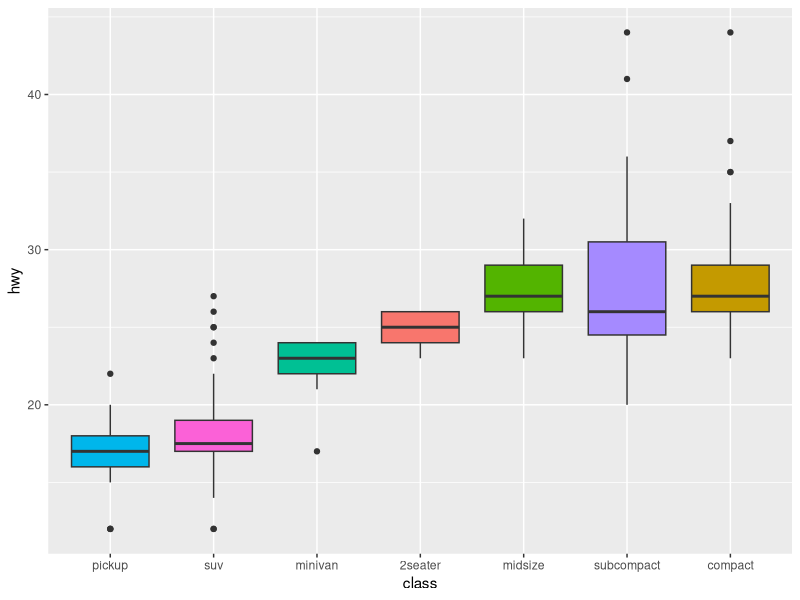
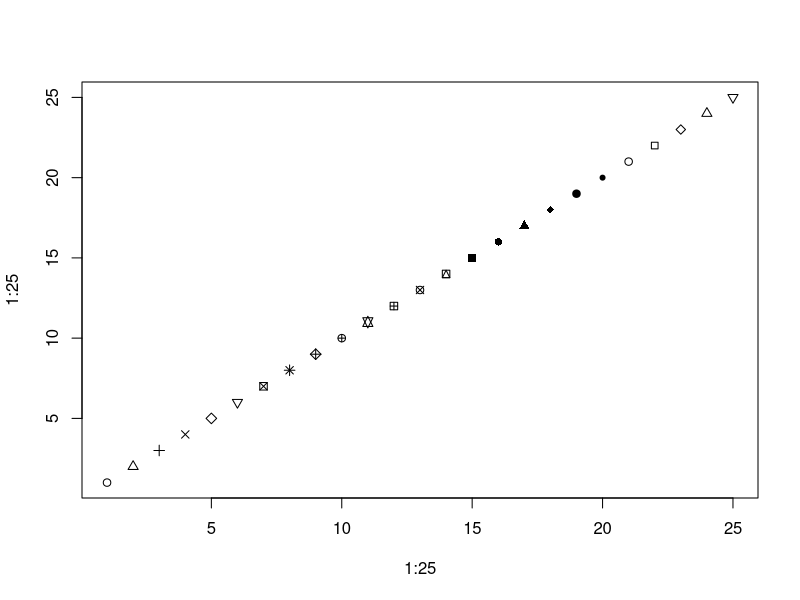
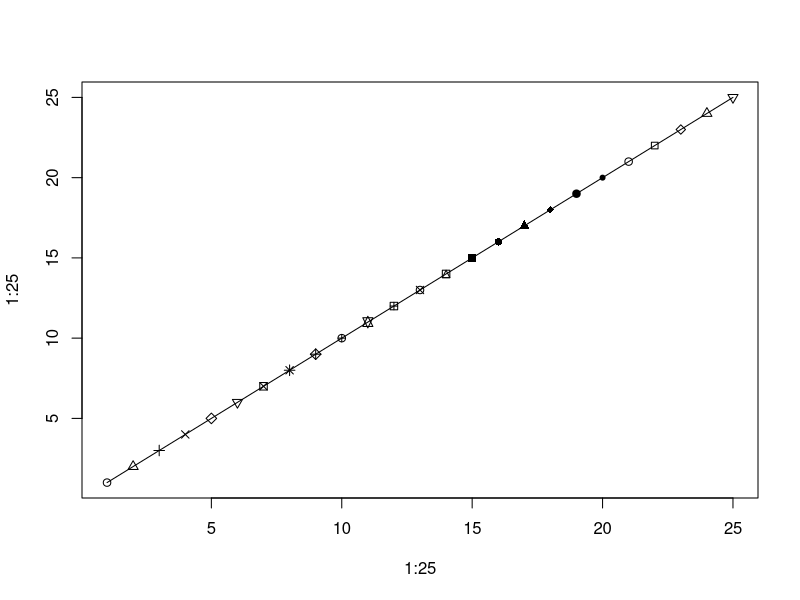
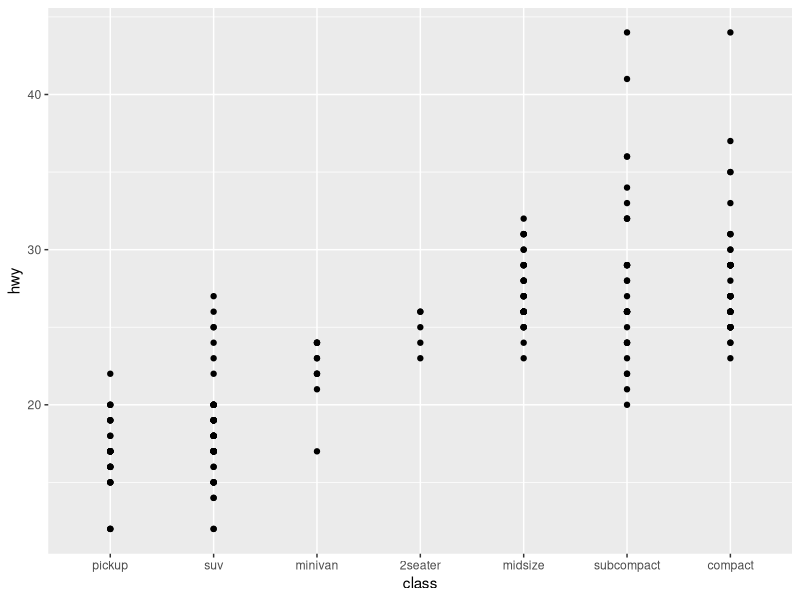
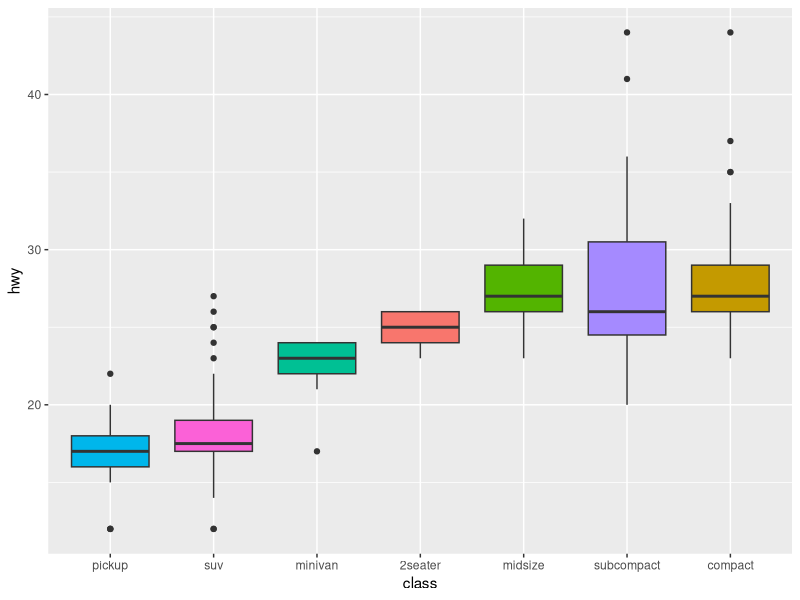
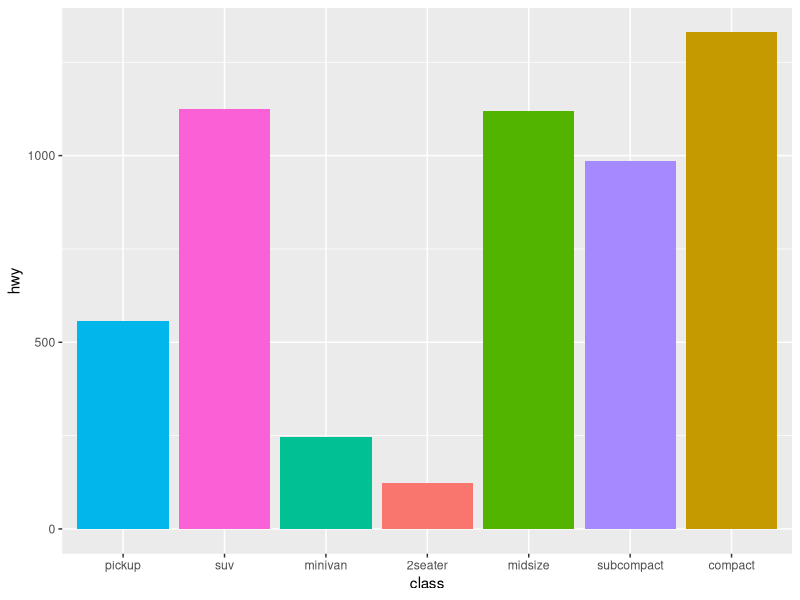
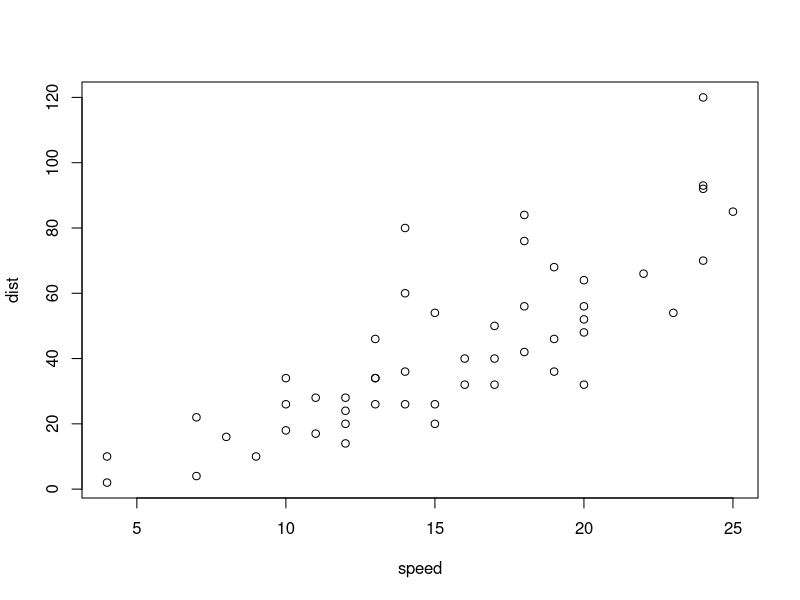
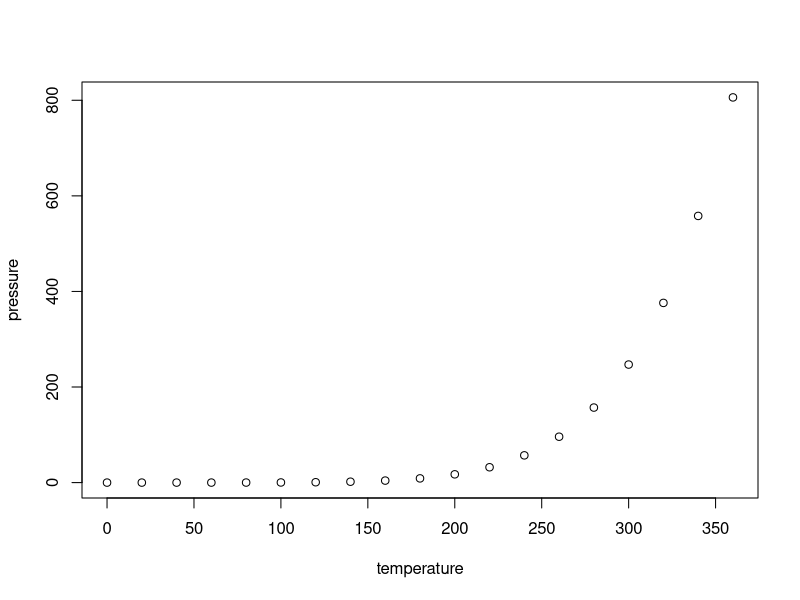

These figures' R source, in order:
## ---- chunk 1
#| fig-align: center
#| fig-width: 6
#| fig-height: 6
#| fig-cap: 箱线图
#| fig-cap-location: top
library(tidyverse)

mpg %>%
  ggplot(aes(x = reorder(class, hwy), y = hwy, fill = class)) +
  geom_boxplot() +
  xlab("class") +
  theme(legend.position = "none")
## ---- chunk 2
#| label: fig-plot
#| fig-cap: 组图
#| fig-subcap:
#|   - "点"
#|   - "线"
#| layout-ncol: 2
#| column: page-right

plot(1:25,1:25,pch=c(1:25))
plot(1:25,1:25,type="o",pch=c(1:25))
## ---- chunk 3
mpg %>%
  ggplot(aes(x = reorder(class, hwy), y = hwy, fill = class)) +
  geom_point() +
  xlab("class") +
  theme(legend.position = "none")

## ---- chunk 4
mpg %>%
  ggplot(aes(x = reorder(class, hwy), y = hwy, fill = class)) +
  geom_boxplot() +
  xlab("class") +
  theme(legend.position = "none")
## ---- chunk 5
mpg %>%
  ggplot(aes(x = reorder(class, hwy), y = hwy, fill = class)) +
  geom_bar(stat = "identity") +
  xlab("class") +
  theme(legend.position = "none")
## ---- chunk 6
#| label: fig-输出复杂排版图片
#| fig-cap: 复杂排版组图输出
#| fig-subcap:
#|   - 汽车
#|   - 压力
#|   - mtcars
#| layout: [[1], [1, 1]]

plot(cars)
plot(pressure)
plot(mtcars)
## ---- chunk 7
#| label: tbl-stats
#| tbl-cap: "Table Summary statistics "

mpg %>%
  summarise(
    mean_displ=mean(displ),
    mean_hwy=mean(hwy),
    mean_cty=mean(cty),
    .by = cyl
    ) %>%
  knitr::kable(digits = c(0, 0, 0, 0, 2))
## ---- chunk 8
#| column: margin

knitr::kable(
  mtcars[1:3, 1:3]
)
## ---- chunk 9
knitr::opts_chunk$set(
  # comment = "#>",
  # collapse = TRUE,
  # cache = TRUE,
  # message = FALSE,
  # error = FALSE,
)
ggplot2::theme_set(new = ggplot2::theme_classic())
## ---- chunk 10
#| code-fold: show
a <- 1+2+3
## ---- chunk 11
sessionInfo()
